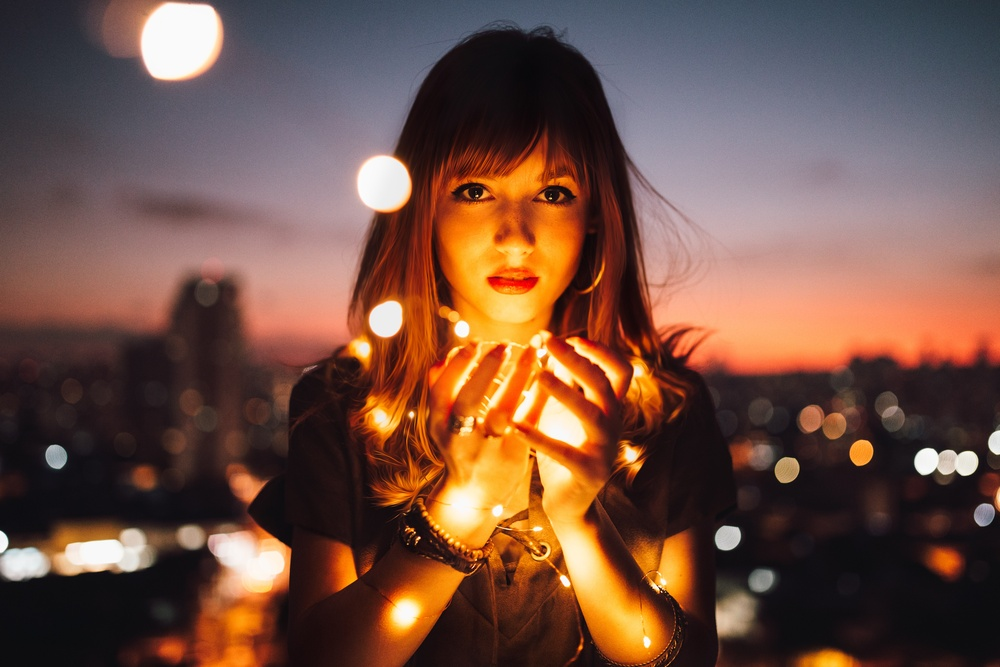
#> input picture adolescence.jpg, 1000 x 667 px, shrunk from 5335 x 3557 before the run, found by its file name
$ python crear_img_binario.py
#> lines starting #> are read from the running program, lines starting #| are printed output that depends on the picture; after the words box and inside, x2 and y2 are one past the last pixel; in counts of white or black regions, pixels touching at a corner belong together
# Crear imagen bianario
import matplotlib.pyplot as plt
import cv2
import os
woman_light = os.getcwd()+'/adolescence.jpg'
# Con el parametro 0 le indicamos que lo lea en formato de escalas de grises sin color
imagen_mujer = cv2.imread(woman_light, 0)
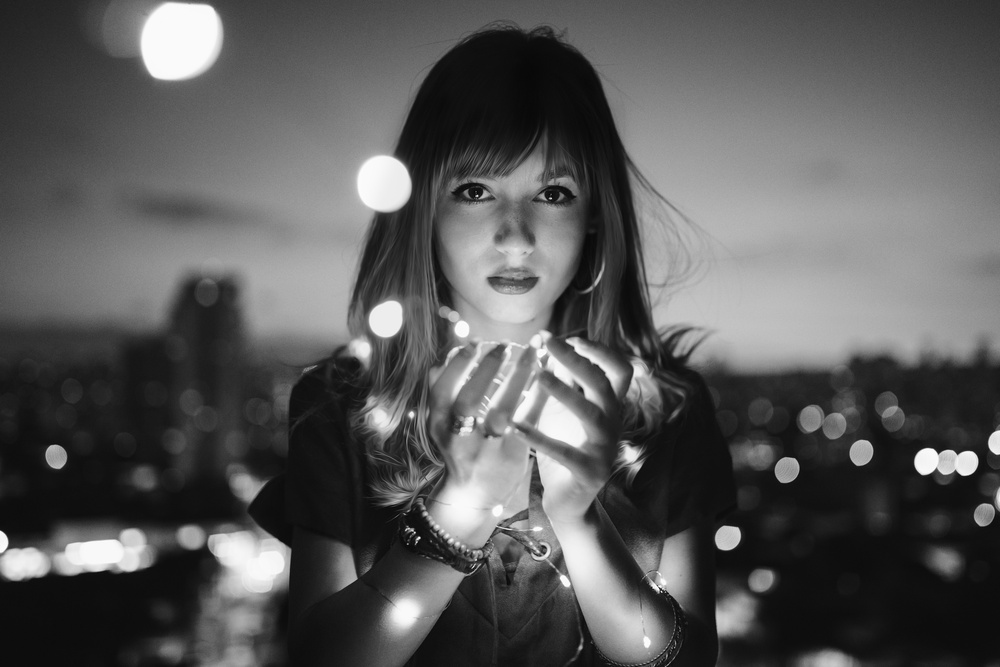
#> imagen_mujer: shape (667, 1000); min 1, max 255, mean 88.7
# Convertimos la imagen en escala de grises con el parametro de cmap
plt.imshow(imagen_mujer, cmap='gray')
# Convertimos la imagen de escalas de grises a una imagen binaria
"""
    La funcion threshold, retorna 2 variables no modifica la imagen de una vez,
    retorna la imagen misma, y otro valor que se mitad que considera el valor en binario

"""
mitad, imagen_mujer = cv2.threshold(src=imagen_mujer, thresh= 255/2, maxval= 255, type= cv2.THRESH_BINARY)
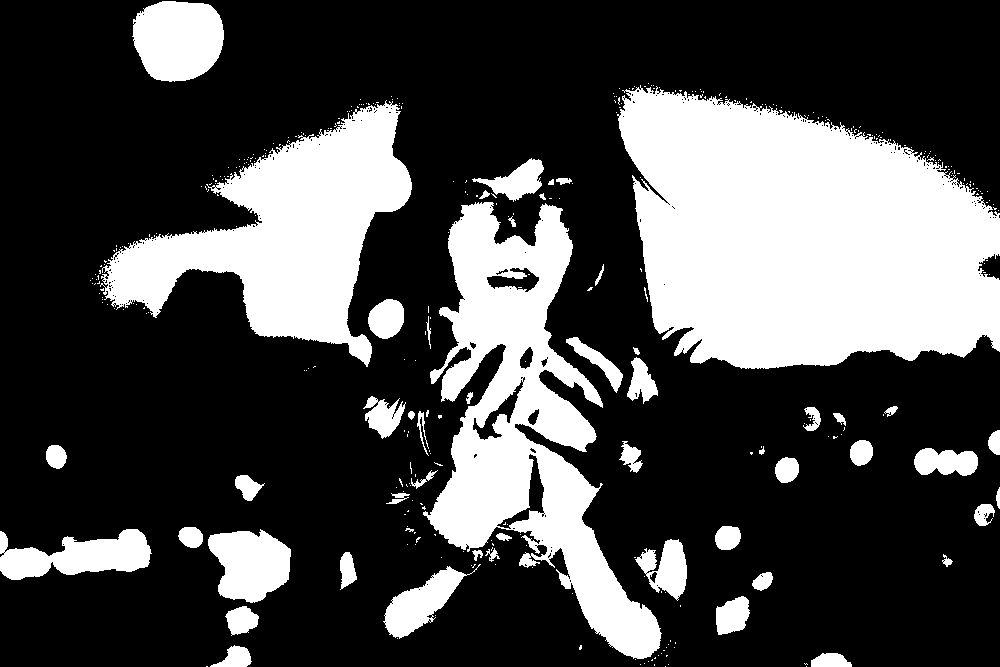
#> imagen_mujer: shape (667, 1000); 28.8% white; 367 white regions (314 under 20 px), largest, box (x1, y1, x2, y2) and area: (617, 85, 1000, 369) 80801, (423, 202, 662, 659) 41204, (100, 100, 412, 367) 34859
#> mitad = 127
plt.imshow(imagen_mujer, cmap='gray');

plt.show()
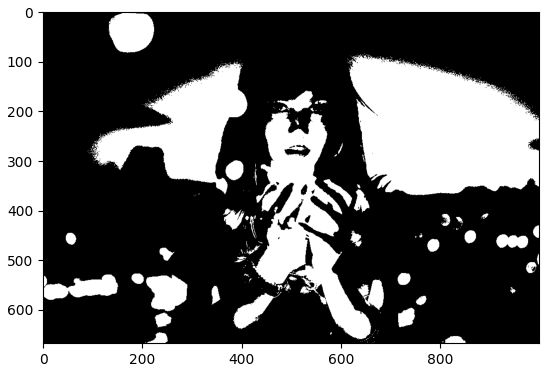
#> figure drawn by matplotlib, 1 panel

$ run again, with Cartas.jpg copied over adolescence.jpg
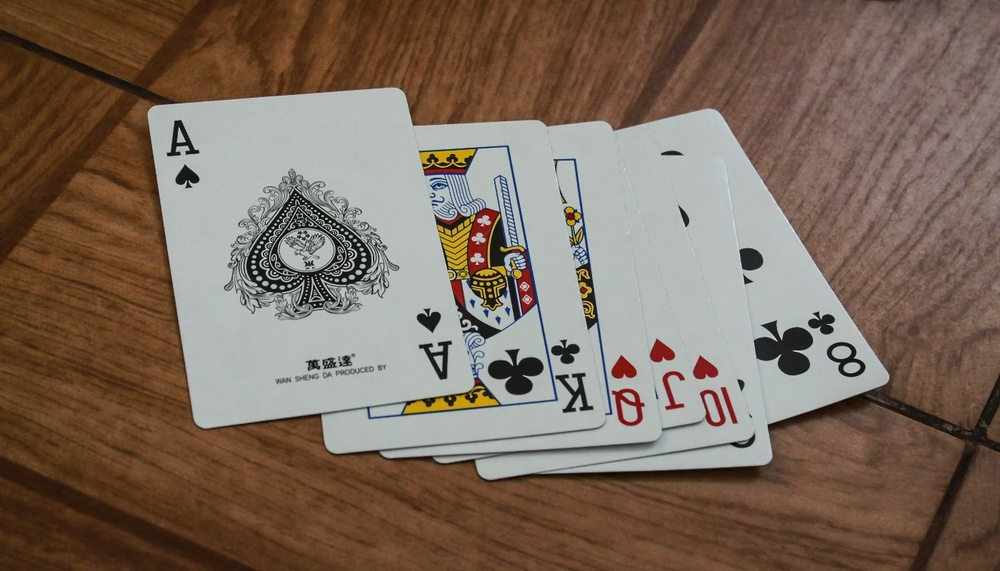
#> input picture Cartas.jpg, 1000 x 571 px, shrunk from 1400 x 800 before the run, found by its file name
#> `mitad, imagen_mujer = cv2.threshold(src=imagen_mujer, thresh= 255/2, m..`:
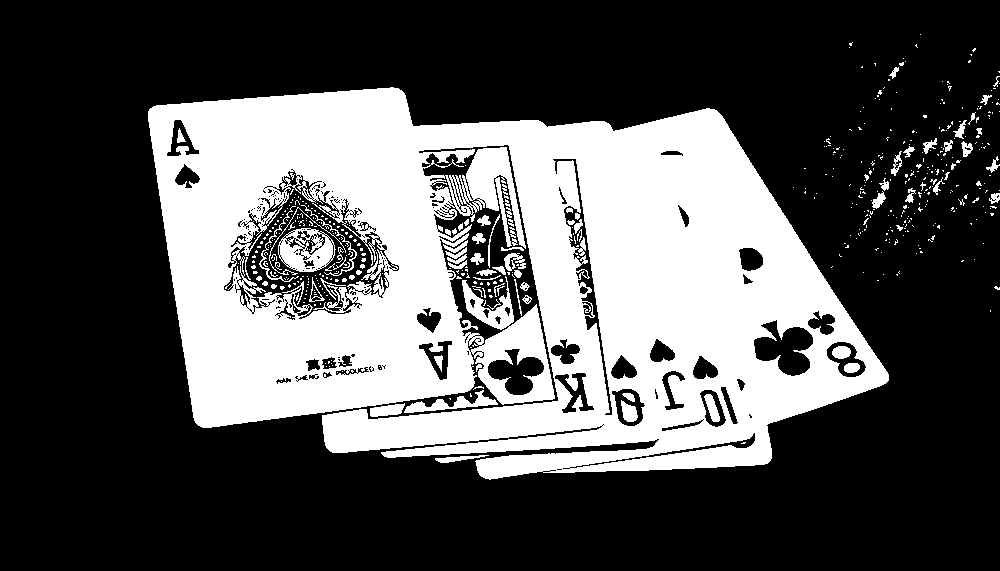
#> imagen_mujer: shape (571, 1000); 32.9% white; 530 white regions (450 under 20 px), largest, box (x1, y1, x2, y2) and area: (148, 87, 889, 480) 178008, (278, 228, 336, 272) 1487, (404, 390, 498, 413) 730
#> mitad = 127
#> `plt.show()`:
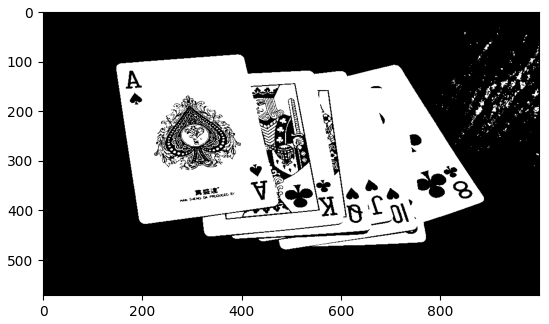
#> figure drawn by matplotlib, 1 panel

$ run again, with botella.jpg copied over adolescence.jpg
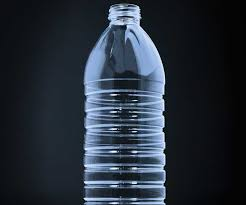
#> input picture botella.jpg, 246 x 205 px, found by its file name
#> `mitad, imagen_mujer = cv2.threshold(src=imagen_mujer, thresh= 255/2, m..`:
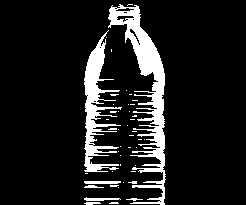
#> imagen_mujer: shape (205, 246); 11.5% white; 45 white regions (38 under 20 px), largest, box (x1, y1, x2, y2) and area: (108, 4, 166, 205) 3324, (84, 30, 122, 172) 1979, (84, 181, 121, 184) 107
#> mitad = 127
#> `plt.show()`:
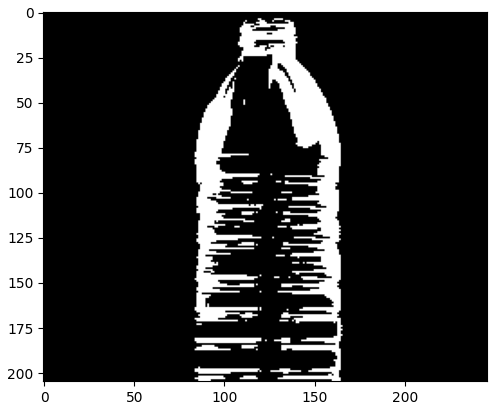
#> figure drawn by matplotlib, 1 panel
